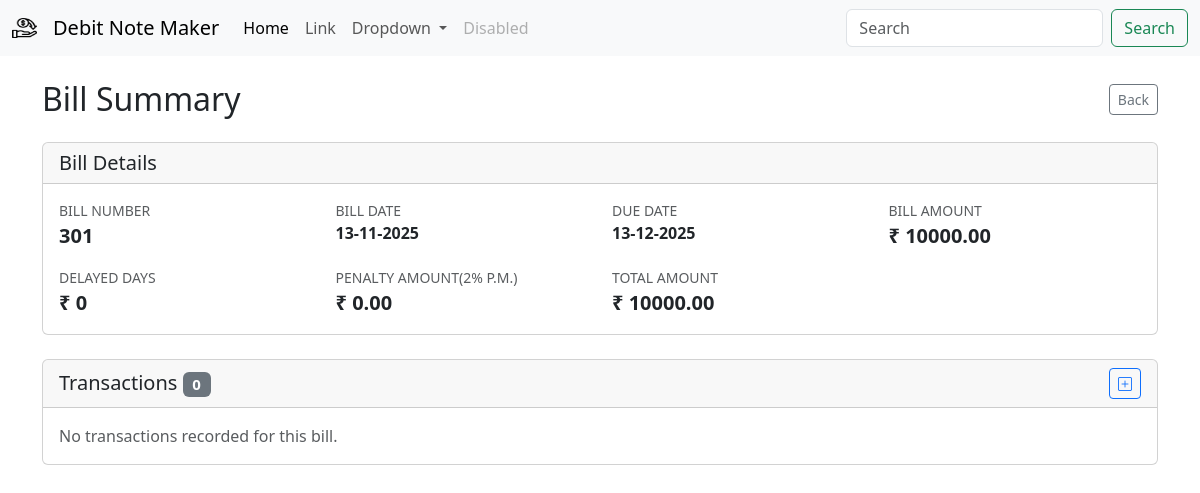
/party/bill/301, run on an earlier commit of the app's database.
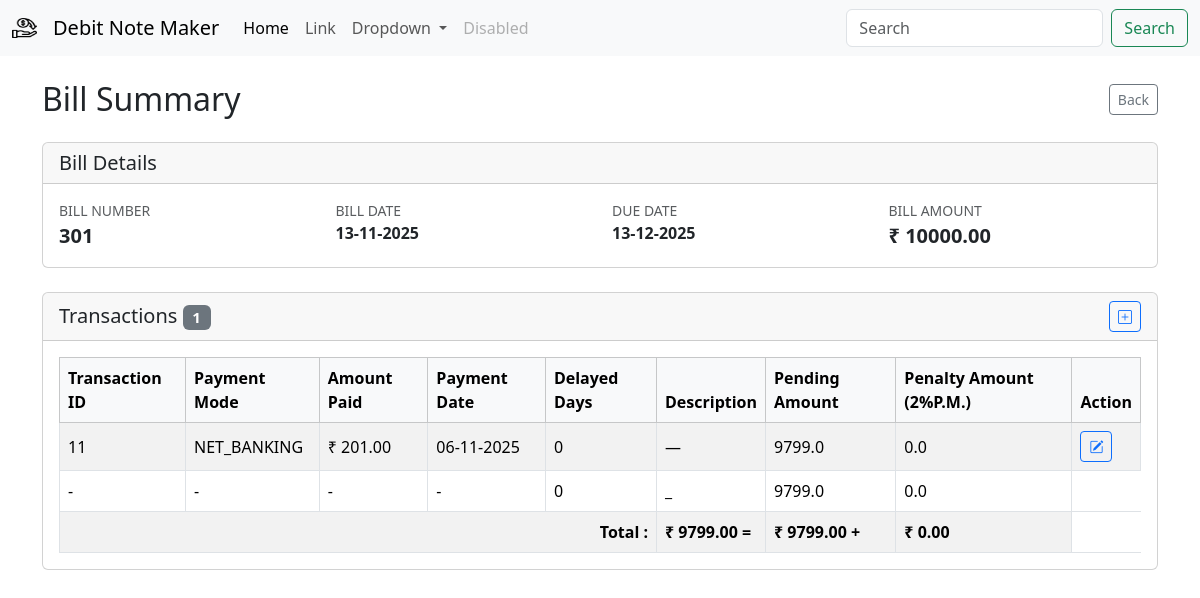
And on a later commit of the database.
### db/models/bill.py (models this page shows, shortened)
class Bill(Base):
    id = Column(Integer, primary_key=True, index=True)
    bill_number = Column(Integer,unique=True,nullable=False)
    amount = Column(Float, nullable=False)
    bill_date = Column(DateTime, nullable=False)
    company_id = Column(Integer, ForeignKey("companies.id"))
    company = relationship("Company", back_populates="bills")
    transactions = relationship("Transaction", back_populates="bill", cascade="all, delete-orphan")

### db/models/company.py (models this page shows)
class Company(Base):
    __tablename__ = "companies"
    id = Column(Integer, primary_key=True, index=True)
    name = Column(String, unique=False, index=False, nullable=False)
    gst_number = Column(String, unique=True, index=True, nullable=False)
    email =  Column(String, nullable=True)
    phone_number = Column(String, nullable=True)
    payment_term_days = Column(Integer, nullable=False, default=30)
    address = Column(String, nullable=True)
    created_at = Column(DateTime, default=datetime.now)
    bills = relationship("Bill", back_populates="company", cascade="all, delete-orphan")

### db/models/transaction.py (models this page shows)
class Transaction(Base):
    __tablename__ = "transactions"
    id = Column(Integer, primary_key=True, index=True)
    bank_transaction_id = Column(String,nullable=True)
    payment_mode = Column(String, nullable=False)
    amount_paid = Column(Float, nullable=False)
    description = Column(Text, nullable=True)
    payment_date = Column(DateTime, default=datetime.now)
    bill_id = Column(Integer, ForeignKey("bill.id"))
    bill = relationship("Bill", back_populates="transactions")

### app/v1/bills.py (the view)
@router.get("/bill/{bill_number}")
def bill_list(request: Request,bill_number: int, db=Depends(get_db)):
    bill = bill_repo.get_bill_by_bill_number(bill_number=bill_number, db=db)
    return templates.TemplateResponse("bill/bill_summary.html", {"request": request, "bill": bill,"today":datetime.now()})

### template/bill/bill_summary.html (shortened to what this page needs)
{% extends "base.html" %}
{% block content %}
{% set transaction_list = [] %}
{% if transactions is defined %}
    {% set transaction_list = transactions %}
{% elif bill is defined and bill.transactions is defined %}
    {% set transaction_list = bill.transactions %}
{% endif %}
<div class="container py-4">
    <div class="d-flex justify-content-between align-items-center mb-4">
        <h2 class="mb-0">Bill Summary</h2>
        <a href="javascript:history.back()" class="btn btn-outline-secondary btn-sm">Back</a>
    </div>
    <div class="card mb-4">
        <div class="card-header">
            <h5 class="mb-0">Bill Details</h5>
        </div>
        <div class="card-body">
            {% if bill is defined %}
            <div class="row gy-3">
                <div class="col-md-3">
                    <small class="text-muted text-uppercase d-block">Bill Number</small>
                    <span class="fw-semibold fs-5">{{ bill.bill_number }}</span>
                </div>
                <div class="col-md-3">
                    <small class="text-muted text-uppercase d-block">Bill Date</small>
                    <span class="fw-semibold">{{ bill.bill_date | format_datetime('%d-%m-%Y') }}</span>
                </div>
                <div class="col-md-3">
                    <small class="text-muted text-uppercase d-block">Due Date</small>
                    <span class="fw-semibold">
                        {% if bill.due_date %}
                            {{ bill.due_date | format_datetime('%d-%m-%Y') }}
                        {% else %}
                            &mdash;
                        {% endif %}
                    </span>
                </div>
                <div class="col-md-3">
                    <small class="text-muted text-uppercase d-block">Bill Amount</small>
                    <span class="fw-semibold fs-5">&#8377; {{ "%.2f"|format(bill.amount) }}</span>
                </div>
                {% if not transaction_list%}
                {%set delayed_days=( today-bill.due_date).days %}
                {% if delayed_days < 0 %}
                {%set delayed_days=0 %}
                {% endif %}
                {%set penalty_amt=bill.amount*0.02/30*delayed_days %}
                <div class="col-md-3">
                    <small class="text-muted text-uppercase d-block">Delayed Days</small>
                    <span class="fw-semibold fs-5">&#8377; {{  delayed_days}}</span>
                </div>
                <div class="col-md-3">
                    <small class="text-muted text-uppercase d-block">Penalty Amount(2% P.M.)</small>
                    <span class="fw-semibold fs-5">&#8377; {{ "%.2f"|format(penalty_amt) }}</span>
                </div>
                <div class="col-md-3">
                    <small class="text-muted text-uppercase d-block">Total Amount</small>
                    <span class="fw-semibold fs-5">&#8377; {{ "%.2f"|format(penalty_amt+ bill.amount) }}</span>
                </div>
                {%endif%}
            </div>
            {% else %}
            <p class="mb-0 text-muted">Bill information is not available.</p>
            {% endif %}
        </div>
    </div>
    <div class="card">
        <div class="card-header d-flex justify-content-between align-items-center">
            <h5 class="mb-0">Transactions
                <span class="badge text-bg-secondary ml-2">{{ transaction_list|length }}</span>
            </h5>
            <button type="button" class="btn btn-sm btn-outline-primary edit-transaction-btn" data-bs-toggle="modal"
            data-bs-target="#editTransactionModal"
              data-bill-id="{{ bill.id }}"
            >
            <i class="bi bi-plus-square"></i>
        </div>
        <div class="card-body">
            {% if transaction_list %}
            <div class="table-responsive">
                <table class="table table-bordered table-striped align-middle mb-0">
                    <thead class="table-light">
                        <tr>
                            <th scope="col">Transaction ID</th>
                            <th scope="col">Payment Mode</th>
                            <th scope="col">Amount Paid</th>
                            <th scope="col">Payment Date</th>
                            <th scope="col">Delayed Days</th>
                            <th scope="col">Description</th>
                            <th scope="col">Pending Amount</th>
                            <th scope="col">Penalty Amount (2%P.M.)</th>
                            <th scope="col">Action</th>
                        </tr>
                    </thead>
                    <tbody>
                        {% set ns = namespace(pending_amount=bill.amount,penalty=0) %}
                        {% for transaction in transaction_list %}
                        {% set ns.pending_amount=ns.pending_amount-transaction.amount_paid %}
                        <tr>
                            <td>{{ transaction.id or "—" }}</td>
                            <td>{{ transaction.payment_mode }}</td>
                            <td>&#8377; {{ "%.2f"|format(transaction.amount_paid) }}</td>
                            <td>
                                {% if transaction.payment_date %}
                                    {{ transaction.payment_date | format_datetime('%d-%m-%Y') }}
                                {% else %}
                                    &mdash;
                                {% endif %}
                            </td>
                            <td>{% set delayed_days=
                               ( transaction.payment_date - bill.due_date).days
                                %}
                            {%  if delayed_days > 0 %}
                            {{ delayed_days }}
                            {% else %}
                            {% set delayed_days=0%}
                            {{ 0 }}
                            {% endif %}
                            </td>
                            <td>{{ transaction.description or "—" }}</td>
                            <td> {{ ns.pending_amount }} </td>
                            <td>
                                {% set penalty=  transaction.amount_paid*0.02*delayed_days/30%}
                                {% set ns.penalty=ns.penalty+penalty %}
                                {{penalty}}
                            </td>
                            <td>
                                <button type="button" class="btn btn-outline-primary btn-sm edit-transaction-btn"
                                    data-bs-toggle="modal" data-bs-target="#editTransactionModal"
                                    data-id="{{ transaction.id }}"
                                    data-bill-id="{{ bill.id }}"
                                    data-bank-transaction="{{ transaction.bank_transaction_id }}"
                                    data-payment-mode="{{ transaction.payment_mode }}"
                                    data-amount="{{ transaction.amount_paid }}"
                                    data-payment-date="{{ transaction.payment_date | format_datetime('%Y-%m-%d') if transaction.payment_date else '' }}"
                                    data-description="{{ transaction.description }}">
                                    <i class="bi bi-pencil-square"></i>
                                </button>
                            </td>
                        </tr>
                        {% endfor %}
                        {%if ns.pending_amount>0%}
                        <tr>
                            <td > - </td>
                            <td > - </td>
                            <td > - </td>
                            <td > - </td>
                            <td >
                                {% set pending_amt_delayed_days=(today-bill.due_date).days %}
                                {% if pending_amt_delayed_days > 0 %}
                                    {{ pending_amt_delayed_days }}
                                {% else %}
                                    {% set pending_amt_delayed_days = 0 %}
                                    0
                                {% endif %}
                                </td>
                            <td >_</td>
                            <td >{{ns.pending_amount}}</td>
                            <td >
                                {%set penalty=ns.pending_amount*0.02*pending_amt_delayed_days/30 %}
                                {% set ns.penalty=ns.penalty + penalty %}
                                {{penalty}}
                            </td>
                        </tr>
                        <tr>
                            <td colspan="5" class="text-end fw-bold">Total : </td>
                            <td colspan="1" class="fw-bold">&#8377; {{ "%.2f"|format(ns.pending_amount + ns.penalty ) }} = </td>
                            <td colspan="1" class="fw-bold">&#8377; {{ "%.2f"|format(ns.pending_amount ) }} + </td>
                            <td colspan="1" class="fw-bold">&#8377; {{ "%.2f"|format(ns.penalty ) }}</td>
                        </tr>
                        {%endif%}
                    </tbody>
                </table>
            </div>
            {% else %}
            <p class="mb-0 text-muted">No transactions recorded for this bill.</p>
            {% endif %}
        </div>
    </div>
</div>
{% endblock %}

### template/base.html (shortened to what this page needs)
<!doctype html>
<html lang="en">
  <head>
    <link href="https://cdn.jsdelivr.net/npm/bootstrap@5.3.8/dist/css/bootstrap.min.css" rel="stylesheet">
    <link rel="stylesheet" href="https://cdn.jsdelivr.net/npm/bootstrap-icons@1.11.3/font/bootstrap-icons.min.css">
  </head>
  <body>
{% include "components/navbar.html"%}
{% block content %}
{% endblock %}
</body>
</html>

### template/components/navbar.html (shortened to what this page needs)
<nav class="navbar navbar-expand-lg bg-body-tertiary">
    <div class="container-fluid">
        <img src="{{ url_for('static', path='images/cashback.png') }}" alt="Logo" width="25" height="30" class="d-inline-block align-text-top navbar-brand"/>
      <a class="navbar-brand" href="/">Debit Note Maker</a>
      <div class="collapse navbar-collapse" id="navbarSupportedContent">
        <ul class="navbar-nav me-auto mb-2 mb-lg-0">
          <li class="nav-item">
            <a class="nav-link active" aria-current="page" href="#">Home</a>
          </li>
          <li class="nav-item">
            <a class="nav-link" href="#">Link</a>
          </li>
          <li class="nav-item dropdown">
            <a class="nav-link dropdown-toggle" href="#" role="button" data-bs-toggle="dropdown" aria-expanded="false">
              Dropdown
            </a>
          </li>
          <li class="nav-item">
            <a class="nav-link disabled" aria-disabled="true">Disabled</a>
          </li>
        </ul>
        <form class="d-flex" role="search">
          <input class="form-control me-2" type="search" placeholder="Search" aria-label="Search"/>
          <button class="btn btn-outline-success" type="submit">Search</button>
        </form>
      </div>
    </div>
  </nav>

What changed in the data, as far as the page shows it:
shown differently, row unchanged: Bill: penalty_amt+bill.amount "10000.00" → (not shown)
added Transaction: amount_paid "201.00", value "0", pending_amount "9799.0", penalty "0.0"
Also different on the page:
{{ transaction_list|length }}: "0" → "1"
{{ ns.pending_amount }}: (not shown) → "9799.0"
{{ penalty }}: (not shown) → "0.0"
{{ "%.2f"|format(ns.pending_amount + ns.penalty ) }}: (not shown) → "9799.00"
{{ "%.2f"|format(ns.pending_amount ) }}: (not shown) → "9799.00"
{{ "%.2f"|format(ns.penalty ) }}: (not shown) → "0.00"
{{ delayed_days }}: "0" → (not shown)
{{ "%.2f"|format(penalty_amt) }}: "0.00" → (not shown)
text no longer shown: "DELAYED DAYS PENALTY AMOUNT(2% P.M.) TOTAL AMOUNT No transactions recorded for this bill."
text now shown: "Transaction ID Payment Mode Amount Paid Payment Date Delayed Days Description Pending Amount Penalty Amount (2%P.M.) Action - - - - 0 _ Total : = +"
